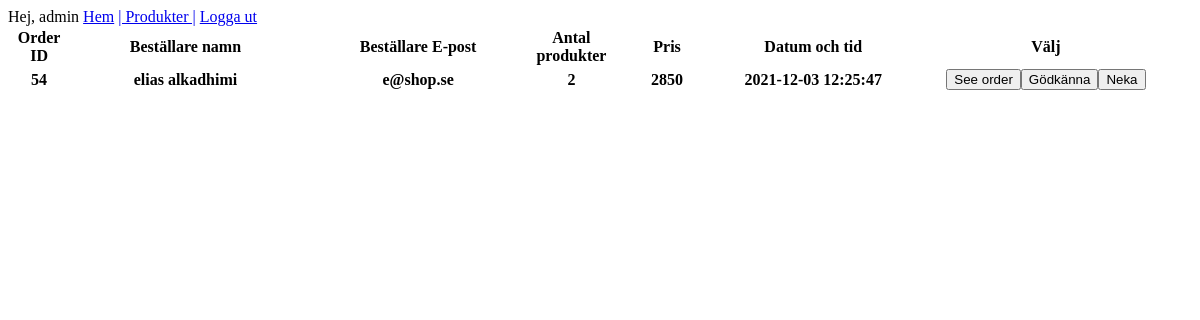
The page /shop/cPanel/orderstatus.php (signed in) on the database as committed earlier.
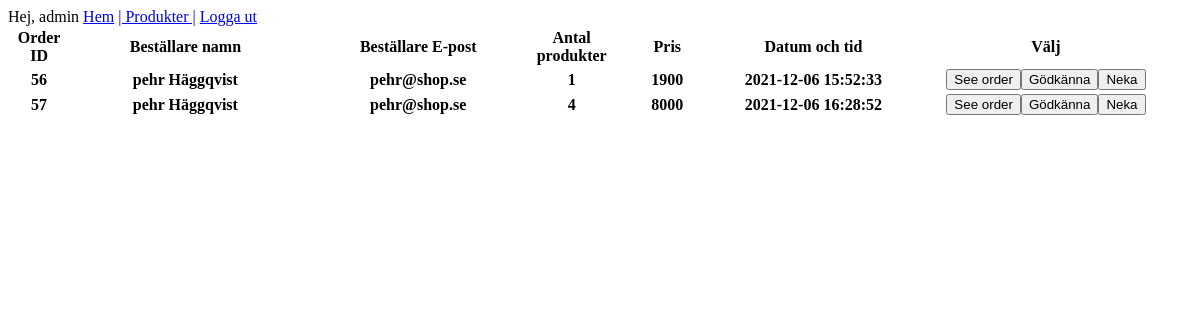
The same page on the database as committed later.
### tables this page shows
CREATE TABLE `orders` (
  `order_id` int(11) NOT NULL,
  `order_user` int(11) NOT NULL,
  `order_sum` int(11) NOT NULL,
  `order_prod_count` int(11) NOT NULL,
  `order_date` datetime DEFAULT current_timestamp() ON UPDATE current_timestamp(),
  `order_status` int(11) DEFAULT NULL
);

CREATE TABLE `users` (
  `user_id` int(11) NOT NULL,
  `Fname` varchar(40) NOT NULL,
  `Lname` varchar(40) NOT NULL,
  `user_password` varchar(40) NOT NULL,
  `user_email` varchar(40) NOT NULL
);

### shop/cPanel/function.php (called while the page is built, shortened)
<?php
function adminInfo($conn){
    if (isset($_SESSION['admin_id']))
    {
        $id = $_SESSION['admin_id'];
        $query = "SELECT * from admins WHERE admin_id = '$id'";
        $result = mysqli_query($conn,$query);
        if ($result && mysqli_num_rows($result) > 0) {
            $user_data = mysqli_fetch_assoc($result);
            return $user_data;
        }
    }
}

### shop/cPanel/orderstatus.php (the view, shortened to what this page needs)
<?php
  include("connection.php");
  include("function.php");
  $adminInfo = adminInfo($conn);
  $selectOrder = mysqli_query($conn, "SELECT * FROM orders JOIN users ON orders.order_user = users.user_id WHERE orders.order_status = 0;");
?>
<!DOCTYPE html>
<html>
<head>
</head>
<body>
  <?php
  if (!isset($_SESSION['admin_id'])){
    header("location: login.php");
   } else {
    echo "Hej, " . $adminInfo['Aname'] . "";
  ?>
  <a href="index.php"> Hem</a>
  <a href="product.php"> | Produkter |</a>
  <a href="logout.php">Logga ut</a>
  <?php
   }
   ?>
   <table>
  <tr>
    <th width="5%">Order ID</th>
    <th width="20%">Beställare namn</th>
    <th width="20%">Beställare E-post</th>
    <th width="5%">Antal produkter</th>
    <th width="10%">Pris</th>
    <th width="15%">Datum och tid</th>
    <th width="25%">Välj</th>
  </tr>
  <?php
  if ($selectOrder->num_rows > 0) {
    while ($getOrder = $selectOrder->fetch_assoc()) {
      ?>
    <tr>
    <th width="5%"><?php echo $getOrder['order_id']; ?></th>
    <th width="20%"><?php echo $getOrder ['Fname']; echo " " . $getOrder ['Lname']; ?></th>
    <th width="20%"><?php echo $getOrder['user_email']; ?></th>
    <th width="5%"><?php echo $getOrder['order_prod_count']; ?></th>
    <th width="10%"><?php echo $getOrder['order_sum']; ?></th>
    <th width="15%"><?php echo $getOrder['order_date']; ?></th>
    <form method="post">
    <th width="25%"><button name="seOrder">See order</button><button name="approved">Gödkänna</button><button name="denied">Neka</button></th>
  </tr>
    <?php
    }
  }
  ?>
   </table>
</body>
</html>

Rows that differ between the two databases and show on the page:
removed orders: order_id "54", order_user.Fname "elias", order_user.Lname "alkadhimi", order_user.user_email "e@shop.se", order_prod_count "2", order_sum "2850", order_date "2021-12-03 12:25:47"
added orders: order_id "56", order_user.Fname "pehr", order_user.Lname "Häggqvist", order_user.user_email "pehr@shop.se", order_prod_count "1", order_sum "1900", order_date "2021-12-06 15:52:33"
added orders: order_id "57", order_user.Fname "pehr", order_user.Lname "Häggqvist", order_user.user_email "pehr@shop.se", order_prod_count "4", order_sum "8000", order_date "2021-12-06 16:28:52"
